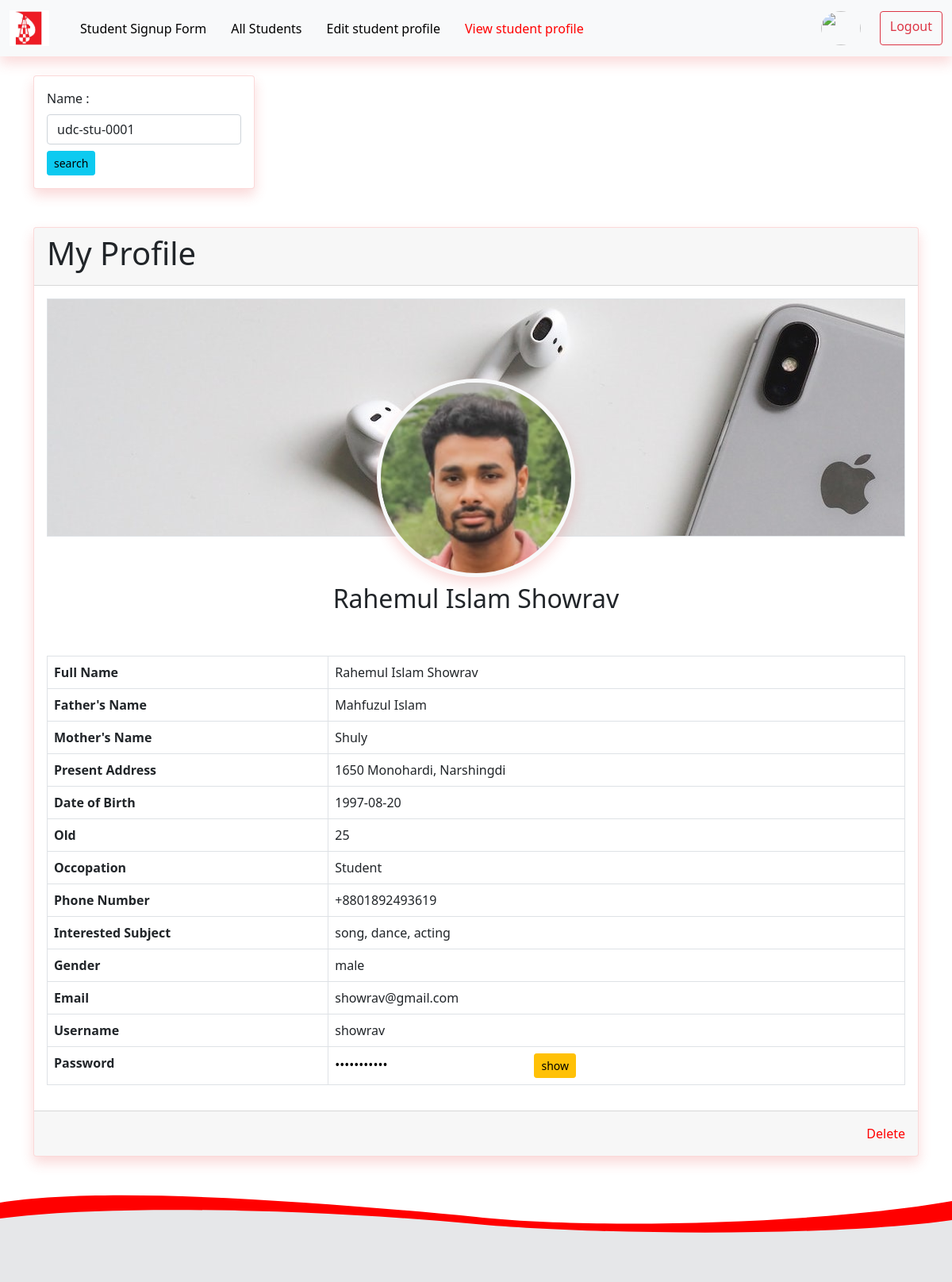
Screenshot of /pages/profile.php?view_id=udc-stu-0001 with the database file from the repository.
### tables this page shows
CREATE TABLE `students` (
  `id` int(11) NOT NULL,
  `stu_id` varchar(12) DEFAULT 'udc-stu-',
  `full_name` varchar(225) NOT NULL,
  `full_name_bn` varchar(500) NOT NULL,
  `father_name` varchar(225) NOT NULL,
  `mother_name` varchar(225) NOT NULL,
  `present_address` varchar(555) NOT NULL,
  `date_of_birth` varchar(30) NOT NULL,
  `age` int(3) NOT NULL,
  `occupation` varchar(225) NOT NULL,
  `phone` varchar(20) NOT NULL,
  `interested_subject` varchar(50) NOT NULL,
  `gender` varchar(10) NOT NULL,
  `email` varchar(225) NOT NULL,
  `username` varchar(225) NOT NULL,
  `password` varchar(225) NOT NULL,
  `photo` varchar(225) NOT NULL,
  `status` tinyint(1) NOT NULL DEFAULT 1,
  `trash` tinyint(1) NOT NULL DEFAULT 0,
  `created_at` timestamp NOT NULL DEFAULT current_timestamp(),
  `updated_at` timestamp NULL DEFAULT NULL
);

### pages/profile.php (the view, shortened to what this page needs)
<?php
		include_once('../config.php');
		$view_id = $_GET['view_id'] ?? $_GET['get_stu_id'] ?? " ";
?>
<!DOCTYPE html>
<html lang="en">
<head>
  <link rel="stylesheet" href="https://cdn.jsdelivr.net/npm/bootstrap-icons@1.3.0/font/bootstrap-icons.css">
  <link href="../assects/css/bootstrap.min.css" rel="stylesheet">
    <link rel="stylesheet" href="../assects/css/style.css">
   <link rel="stylesheet" href="../assects/css/responsive.css">
</head>
<body>
  <nav class="navbar navbar-expand-lg navbar-danger bg-light shadow">
    <div class="container-fluid">
      <a class="navbar-brand" href="#"><img src="../assects/media/img/udichilogo.jpg" alt="udc logo" width="50" height="45"></a>
      <div class="collapse navbar-collapse" id="navbarSupportedContent">
        <ul class="navbar-nav me-auto mb-2 mb-lg-0">
          <li class="nav-item">
            <a class="nav-link" href="./signup.php">Student Signup Form</a>
          </li>
          <li class="nav-item">
            <a class="nav-link " href="./table.php">All Students</a>
          </li>
          <li class="nav-item">
            <a class="nav-link" href="./edit.php">Edit student profile</a>
          </li>
          <li class="nav-item">
            <a class="nav-link live" href="./profile.php">View student profile</a>
          </li>
        </ul>
        <div class="d-flex">
            <a href="./ad_profile.php"><img class="rounded-circle border-warning" src="../assects/media/img/dammy.png" alt="" width="50" height="43"></a>
            <a class="btn btn-outline-danger ms-4" href="../logout.php">Logout</a>
        </div>
      </div>
    </div>
  </nav>
</body>
		<?php
				$view_sql = "SELECT * FROM students WHERE stu_id = '$view_id'";
				$view_result = mysqli_query($connect, $view_sql) or die('view query not run');
				$view_row = mysqli_fetch_assoc($view_result);
		?>
	<div class="container">
		<div class="card shadow w-25 my-4">
			<div class="card-body">
				<form action="">
					<label for="stu-search" class="form-label">Name : </label>
					<input id="stu-search" class="form-control" type="text" name="get_stu_id" placeholder="Search by student id" value="<?php echo $view_id;?>">
					<button class="btn btn-sm btn-info mt-2" type="submit">search</button>
				</form>
			</div>
		</div>
	</div>
<?php
		if(mysqli_num_rows($view_result) > 0) :
?>
	<div class="container">
		<div class="card showTable my-5 shadow" style="display: block;">
			<div class="card-header">
				<h1>My Profile</h1>
			</div>
			<div class="card-body">
				<div class="profile-head bg-light border" style='background-image: url("../assects/media/img/users/userBG.jpg")'>
					<div class="user-pic">
						<div class="pic">
							<img width="250px" height="250px" class="profile-pic shadow border border-light border-5 rounded-circle" src="../assects/media/img/users/<?php echo $view_row['photo'];?>" alt="Dammy">
							<h2 class="text-center my-2"><?php echo $view_row['full_name'];?></h2>
						</div>
					</div>
				</div>
				<div class="user-info-table">
					<table class="table table-bordered">
					  <tbody>
					    <tr>
					      	<th scope="row">Full Name</th>
					      	<td><?php echo $view_row['full_name'];?></td>
					    </tr>
					    <tr>
					      	<th scope="row">Father's Name</th>
					      	<td><?php echo $view_row['father_name'];?></td>
					    </tr>
					    <tr>
					      	<th scope="row">Mother's Name</th>
					      	<td colspan="2"><?php echo $view_row['mother_name'];?></td>
					    </tr>
						<tr>
							<th scope="row">Present Address</th>
							<td><?php echo $view_row['present_address'];?></td>
						</tr>
						<tr>
							<th scope="row">Date of Birth</th>
							<td><?php echo $view_row['date_of_birth'];?></td>
						</tr>
						<tr>
							<th scope="row">Old</th>
							<td><?php echo $view_row['age'];?></td>
						</tr>
						<tr>
							<th scope="row">Occopation</th>
							<td><?php echo $view_row['occupation'];?></td>
						</tr>
						<tr>
							<th scope="row">Phone Number</th>
							<td><?php echo $view_row['phone'];?></td>
						</tr>
						<tr>
							<th scope="row">Interested Subject</th>
							<td><?php echo $view_row['interested_subject'];?></td>
						</tr>
						<tr>
							<th scope="row">Gender</th>
							<td><?php echo $view_row['gender'];?></td>
						</tr>
						<tr>
							<th scope="row">Email</th>
							<td><?php echo $view_row['email'];?></td>
						</tr>
						<tr>
							<th scope="row">Username</th>
							<td><?php echo $view_row['username'];?></td>
						</tr>
						<tr>
							<th scope="row">Password</th>
							<td>
								<input style="outline:none;border: none;" id="pass" type="password" readonly value="<?php echo $view_row['password'];?>">
								<span id="btn" onclick="passHideShow()" class="btn btn-warning btn-sm mx-3">show</span>
							</td>
						</tr>
					  </tbody>
					</table>
				</div>
			</div>
			<div class="card-footer py-3">
				<div class="text-end">
				    <a href="#" class="delete_btn" data-id="<?php echo $view_row['id'];?>">Delete</a>
				</div>
			</div>
		</div>
	</div>
		<?php
			else :
				echo "<h3 class='text-center py-5'> Result not found! </h3> ";
		endif;
		?>
	<footer>
	  <svg viewBox="0 -20 700 110" width="100%" height="110" preserveAspectRatio="none">
	    <path transform="translate(0, -20)" d="M0,10 c80,-22 240,0 350,18 c90,17 260,7.5 350,-20 v50 h-700" fill="red" />
	    <path d="M0,10 c80,-18 230,-12 350,7 c80,13 260,17 350,-5 v100 h-700z" fill="#E6E7E9" />
	  </svg>
	</footer>
</body>
</html>

### assects/css/style.css (style rules this page uses)
* { margin: 0; padding: 0; box-sizing: border-box; }
.shadow { box-shadow: 0 .5rem 1rem rgba(232, 67, 67, 0.2)!important; }
.card { position: relative; display: flex; flex-direction: column; min-width: 0; word-wrap: break-word; background-color: #fff; background-clip: border-box; border: 1px solid rgba(232, 67, 67, 0.2); border-radius: .25rem; }
.profile-head { width: 100%; height: 300px; }
.profile-pic { margin-top: 100px; }
.user-info-table { margin-top: 150px; }
.pic img { display: block; margin: 100px auto 0 auto; }
.navbar-danger .navbar-nav .nav-link { color: black; font-size: 16px; }
.live, .navbar-danger .navbar-nav .nav-link:focus, .navbar-danger .navbar-nav .nav-link:hover { color: red !important; }
.navbar-danger .navbar-nav .nav-item { margin-left: 15px; }
a { color:red; text-decoration:none; }

### rows the page displays
students: photo (picture), full_name "Rahemul Islam Showrav", father_name "Mahfuzul Islam", mother_name "Shuly", present_address "1650 Monohardi, Narshingdi", date_of_birth "1997-08-20", age "25", occupation "Student", phone "+8801892493619", interested_subject "song, dance, acting", gender "male", email "showrav@gmail.com", username "showrav"
